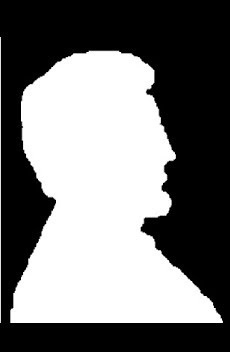
%> input picture dip/linkoln.jpg, 230 x 352 px
$ octave morph_2.m   (GNU Octave 9; MATLAB toolbox functions it lacks are replaced by stand-ins)
%> lines starting %> are read from the running program, lines starting %| are printed output that depends on the picture
clc;
clear all;
link_img = imread('linkoln.jpg');
%> link_img is the input picture: size 352x230x3 uint8; min 0, max 255, mean 117.4
structuring_ele = strel('square', 3);
dilated_img = imdilate(link_img, structuring_ele);
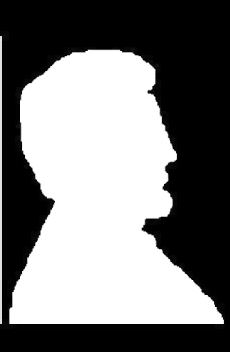
%> dilated_img: size 352x230x3 uint8; min 0, max 255, mean 122.2

boundary = dilated_img - link_img;
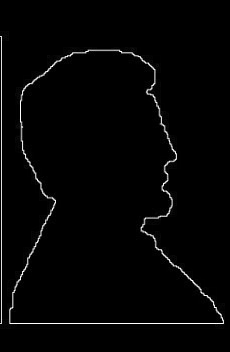
%> boundary: size 352x230x3 uint8; min 0, max 255, mean 4.7

% Other methods can also be used to find the boundary of the image

imshowpair(link_img, boundary, 'montage');
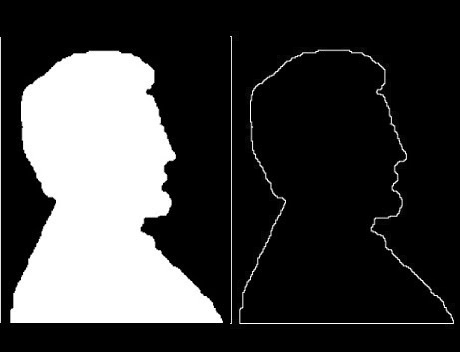
%> displayed picture: size 352x460x3, on the screen's scale of 0 to 255; min 0, max 255, mean 61.1
